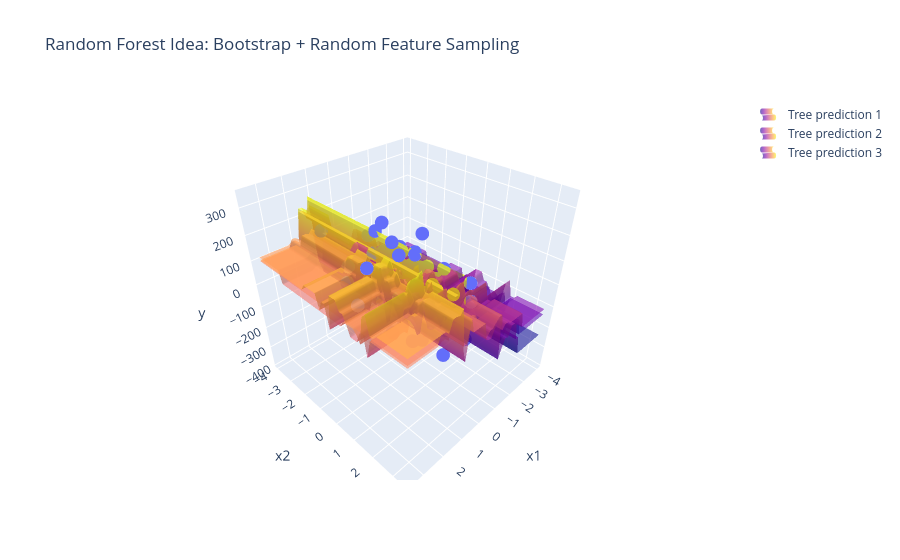

Notebook code cell kept with this figure:
### Markdown cell above
<a class="anchor" id="differ"></a>
# 3. What makes Random Forests different

### Random Forest = Bagging + extra randomness

### Key addition on top of Bootstrap sampling:
- At each split, only a random subset of features is considered

<p align="center">
<img src="pics/6.png" width="600"/>
</p>

### Goal:
- Decorrelate trees with random feature sampling 
    - Trees that make mistakes in different directions
    - Example:

<p align="center">
<img src="pics/9_.jpeg" width="600"/>
</p>

- Reduce overall variance of the ensemble
- Fully expanded trees further increase variability of trees

<p align="center">
<img src="pics/12.png" width="600"/>
</p>

### Intuition for Decorrelated trees
- Since bootstrap samples are similar the base learners $\hat{b}^{[m]}$ are correlated which affects results in trees making similar mistakes
- Decorrelate the trees by randomizing the features considered for splits
    - For each node of tree, randomly draw a subset of the $p$ features
    - Only consider these features for finding the best split

<p align="center">
<img src="pics/13.png" width="600"/>
</p>

### Code cell
np.random.seed(2011)

n = 100
X, y = make_regression(n_samples=n, n_features=2, noise=100, random_state=2011)

fig = px.scatter_3d(x=X[:,0], y=X[:,1], z=y,
                    title="Random Forest Idea: Bootstrap + Random Feature Sampling",
                    labels={"x":"x1","y":"x2","z":"y"})

# Grid
x1_grid = np.linspace(np.min(X[:,0])-1, np.max(X[:,0])+1, 50)
x2_grid = np.linspace(np.min(X[:,1])-1, np.max(X[:,1])+1, 50)
xx, yy = np.meshgrid(x1_grid, x2_grid)
X_grid = np.column_stack((xx.flatten(), yy.flatten()))

num_trees = 4

for j in range(3): 
    all_preds = []
    for i in range(num_trees):
        # Bootstrap
        idx = np.random.choice(n, size=n, replace=True)
        X_ = X[idx]
        y_ = y[idx]
        
        # Random Feature Subsampling (1 von 2 Features)
        feat_idx = np.random.choice([0,1], size=1) # instead of np.random.choice(1, size=1)
        X_sub = X_[:, feat_idx] # X_[:, [0]] has shape (n,1) instead of X_[:,0] with shape (n)
        X_grid_sub = X_grid[:, feat_idx]
        
        # Model
        tree = DecisionTreeRegressor(max_depth=4)
        tree.fit(X_sub, y_)
        
        preds = tree.predict(X_grid_sub)
        all_preds.append(preds)
    
    # Average
    avg_preds = np.mean(all_preds, axis=0)
    zz = avg_preds.reshape(xx.shape)
    
    fig.add_trace(go.Surface(x=xx, y=yy, z=zz,opacity=0.6,showscale=False,name=f"Tree prediction {j+1}",showlegend=True))

fig.show()

### Figure 1 — Plotly figure (JSON) as saved in the notebook; plotly's stock layout.template omitted (floating-point values rounded to 4 significant figures; data arrays with more than 128 entries replaced by an {"elided": "..."} marker saying what was removed)
{"data": [{"hovertemplate": "x1=%{x}<br>x2=%{y}<br>y=%{z}<extra></extra>", "legendgroup": "", "marker": {"color": "#636efa", "symbol": "circle"}, "mode": "markers", "name": "", "scene": "scene", "showlegend": false, "type": "scatter3d", "x": [-1.039, 0.04282, -0.3637, -0.9019, -0.9764, -1.256, 0.5421, 2.039, -0.8167, 1.029, -0.2153, 0.7126, -0.56, 0.7789, -0.4371, -1.208, 0.05041, 0.7451, 1.22, 0.1794, -1.095, 0.719, -0.2095, -0.4399, -0.4343, 0.6206, 0.4809, -1.117, 2.518, -1.187, 0.6846, 1.463, 0.4518, -0.9021, 1.249, -1.006, 1.911, 0.2512, -0.04346, 0.08068, 1.143, 1.347, -0.3315, -0.5424, -0.8558, -0.111, 0.7663, -0.415, -0.3891, -0.5752, 0.6706, -0.2725, 0.9162, -0.2634, 1.554, 0.237, -1.318, -0.4691, -0.1661, 0.1038, 1.256, 0.6936, -0.6365, 1.519, -0.1677, -1.728, 0.8872, -0.01857, -0.1094, 0.2715, -0.92, -1.296, -0.8235, -0.155, -1.543, -0.3878, 0.8028, -0.2357, -0.1088, 0.858, 0.3863, 1.318, -1.109, -1.172, -1.132, 0.9237, 0.4014, 0.1283, 0.5518, 0.6718, 0.5925, -0.5285, 0.2472, -0.3964, -0.5611, -1.513, -3.008, 0.9624, -0.2544, -0.2675], "y": [-0.4589, 0.0782, -0.09002, 2.163, -0.594, 1.19, -1.591, 0.2003, 0.9627, -0.2497, 1.078, -0.8305, -0.4599, 0.07121, 1.103, -1.436, -0.5525, -0.4658, -0.2682, -0.1268, -1.417, 0.8413, -0.068, -0.7387, 1.574, 1.69, -0.8705, -0.5563, 0.2185, -0.8948, 0.4341, -2.947, 0.6738, -1.168, 1.79, 0.4498, -1.061, -1.322, -1.101, -0.1461, 0.6897, -1.672, -0.3921, 1.026, -0.2042, 1.264, -2.044, -0.5432, 2.436, 0.5588, -0.3026, -1.617, -1.076, 0.9184, 1.144, 0.2696, -1.745, -1.255, 1.347, -0.221, -0.3642, -0.1366, 1.382, 0.8108, 0.1562, -0.1714, -0.2969, -1.314, 1.721, -0.5044, 0.08983, -2.244, 1.11, 0.2156, -0.8053, -0.539, -1.031, 1.891, 0.8302, 1.154, 0.2914, 1.578, 1.392, 1.874, -0.275, -0.4382, -0.5935, 1.404, 0.9607, -1.274, 1.408, -0.9572, 0.4437, -0.4944, -2.365, -0.6422, -0.4552, -0.7606, -0.6697, -1.039], "z": [-117.2, 30.15, -266.2, 16.27, 93.26, -113.5, -20.66, 189.7, 97.95, -8.662, -87.18, 140.1, 25.24, 92.16, -72.95, -288.5, -46.22, 275.5, 269.8, 99.62, -184.4, 173.4, -136.6, 111.4, -25.83, 134.2, -67.97, -0.2674, 74.28, -113.6, 125.5, 181.2, 72.86, 14.08, 338.3, -213.8, 71.5, -30.04, 101.2, 28.25, 58.3, 84.13, -28.44, -13.41, 50.22, 57.39, -113.3, -164.9, 128.6, 10.47, 20.4, 34.72, -91.98, -20.15, 254.6, 46.56, -29.2, -51.62, -61.77, -125.2, 188.0, -162.7, -41.99, 283.5, -132.9, -37.24, 182.3, 12.1, -205.7, 38.87, 64.21, -103.2, -123.2, -16.33, -210.3, -88.97, -19.74, 65.29, -146.9, -23.06, -19.17, 265.3, -164.5, -184.7, -317.0, -81.52, 148.9, 79.57, 92.57, 196.9, 87.9, -111.4, 82.31, -158.3, -135.6, -139.9, -385.1, 19.35, 140.7, 58.87]}, {"name": "Tree prediction 1", "opacity": 0.6, "showlegend": true, "showscale": false, "type": "surface", "x": {"elided": "50x50 float values"}, "y": {"elided": "50x50 float values"}, "z": {"elided": "50x50 float values"}}, {"name": "Tree prediction 2", "opacity": 0.6, "showlegend": true, "showscale": false, "type": "surface", "x": {"elided": "50x50 float values"}, "y": {"elided": "50x50 float values"}, "z": {"elided": "50x50 float values"}}, {"name": "Tree prediction 3", "opacity": 0.6, "showlegend": true, "showscale": false, "type": "surface", "x": {"elided": "50x50 float values"}, "y": {"elided": "50x50 float values"}, "z": {"elided": "50x50 float values"}}], "layout": {"legend": {"tracegroupgap": 0}, "scene": {"domain": {"x": [0, 1], "y": [0, 1]}, "xaxis": {"title": {"text": "x1"}}, "yaxis": {"title": {"text": "x2"}}, "zaxis": {"title": {"text": "y"}}}, "title": {"text": "Random Forest Idea: Bootstrap + Random Feature Sampling"}}}
